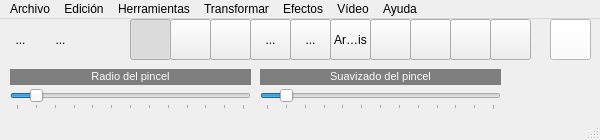
<?xml version="1.0" encoding="UTF-8"?>
<ui version="4.0">
 <class>MainWindow</class>
 <widget class="QMainWindow" name="MainWindow">
  <property name="geometry">
   <rect>
    <x>0</x>
    <y>0</y>
    <width>600</width>
    <height>140</height>
   </rect>
  </property>
  <property name="minimumSize">
   <size>
    <width>600</width>
    <height>140</height>
   </size>
  </property>
  <property name="maximumSize">
   <size>
    <width>600</width>
    <height>140</height>
   </size>
  </property>
  <property name="windowTitle">
   <string>QFotoPaint5</string>
  </property>
  <property name="windowIcon">
   <iconset resource="recursos.qrc">
    <normaloff>:/imagenes/icono.png</normaloff>:/imagenes/icono.png</iconset>
  </property>
  <widget class="QWidget" name="centralWidget">
   <widget class="QToolButton" name="toolButton">
    <property name="geometry">
     <rect>
      <x>40</x>
      <y>0</y>
      <width>41</width>
      <height>41</height>
     </rect>
    </property>
    <property name="text">
     <string>...</string>
    </property>
    <property name="icon">
     <iconset resource="recursos.qrc">
      <normaloff>:/imagenes/abrir.png</normaloff>:/imagenes/abrir.png</iconset>
    </property>
    <property name="iconSize">
     <size>
      <width>32</width>
      <height>32</height>
     </size>
    </property>
    <property name="autoRaise">
     <bool>true</bool>
    </property>
   </widget>
   <widget class="QToolButton" name="toolButton_2">
    <property name="geometry">
     <rect>
      <x>0</x>
      <y>0</y>
      <width>41</width>
      <height>41</height>
     </rect>
    </property>
    <property name="text">
     <string>...</string>
    </property>
    <property name="icon">
     <iconset resource="recursos.qrc">
      <normaloff>:/imagenes/nuevo.png</normaloff>:/imagenes/nuevo.png</iconset>
    </property>
    <property name="iconSize">
     <size>
      <width>32</width>
      <height>32</height>
     </size>
    </property>
    <property name="autoRaise">
     <bool>true</bool>
    </property>
   </widget>
   <widget class="QLabel" name="label">
    <property name="geometry">
     <rect>
      <x>10</x>
      <y>50</y>
      <width>241</width>
      <height>16</height>
     </rect>
    </property>
    <property name="styleSheet">
     <string notr="true">background-color: rgb(126, 126, 126);</string>
    </property>
    <property name="text">
     <string>&lt;!DOCTYPE HTML PUBLIC &quot;-//W3C//DTD HTML 4.0//EN&quot; &quot;http://www.w3.org/TR/REC-html40/strict.dtd&quot;&gt;
&lt;html&gt;&lt;head&gt;&lt;meta name=&quot;qrichtext&quot; content=&quot;1&quot; /&gt;&lt;style type=&quot;text/css&quot;&gt;
p, li { white-space: pre-wrap; }
&lt;/style&gt;&lt;/head&gt;&lt;body style=&quot; font-family:'MS Shell Dlg 2'; font-size:8.25pt; font-weight:400; font-style:normal;&quot;&gt;
&lt;p style=&quot; margin-top:0px; margin-bottom:0px; margin-left:0px; margin-right:0px; -qt-block-indent:0; text-indent:0px;&quot;&gt;&lt;span style=&quot; font-size:8pt; color:#ffffff;&quot;&gt;Radio del pincel&lt;/span&gt;&lt;/p&gt;&lt;/body&gt;&lt;/html&gt;</string>
    </property>
    <property name="alignment">
     <set>Qt::AlignCenter</set>
    </property>
    <property name="wordWrap">
     <bool>false</bool>
    </property>
   </widget>
   <widget class="QSlider" name="horizontalSlider">
    <property name="geometry">
     <rect>
      <x>10</x>
      <y>70</y>
      <width>241</width>
      <height>21</height>
     </rect>
    </property>
    <property name="maximum">
     <number>120</number>
    </property>
    <property name="value">
     <number>10</number>
    </property>
    <property name="orientation">
     <enum>Qt::Horizontal</enum>
    </property>
    <property name="tickPosition">
     <enum>QSlider::TicksBelow</enum>
    </property>
    <property name="tickInterval">
     <number>10</number>
    </property>
   </widget>
   <widget class="QLabel" name="label_2">
    <property name="geometry">
     <rect>
      <x>260</x>
      <y>50</y>
      <width>241</width>
      <height>16</height>
     </rect>
    </property>
    <property name="styleSheet">
     <string notr="true">background-color: rgb(126, 126, 126);</string>
    </property>
    <property name="text">
     <string>&lt;!DOCTYPE HTML PUBLIC &quot;-//W3C//DTD HTML 4.0//EN&quot; &quot;http://www.w3.org/TR/REC-html40/strict.dtd&quot;&gt;
&lt;html&gt;&lt;head&gt;&lt;meta name=&quot;qrichtext&quot; content=&quot;1&quot; /&gt;&lt;style type=&quot;text/css&quot;&gt;
p, li { white-space: pre-wrap; }
&lt;/style&gt;&lt;/head&gt;&lt;body style=&quot; font-family:'MS Shell Dlg 2'; font-size:8.25pt; font-weight:400; font-style:normal;&quot;&gt;
&lt;p style=&quot; margin-top:0px; margin-bottom:0px; margin-left:0px; margin-right:0px; -qt-block-indent:0; text-indent:0px;&quot;&gt;&lt;span style=&quot; font-size:8pt; color:#ffffff;&quot;&gt;Suavizado del pincel&lt;/span&gt;&lt;/p&gt;&lt;/body&gt;&lt;/html&gt;</string>
    </property>
    <property name="alignment">
     <set>Qt::AlignCenter</set>
    </property>
    <property name="wordWrap">
     <bool>false</bool>
    </property>
   </widget>
   <widget class="QSlider" name="horizontalSlider_2">
    <property name="geometry">
     <rect>
      <x>260</x>
      <y>70</y>
      <width>241</width>
      <height>21</height>
     </rect>
    </property>
    <property name="maximum">
     <number>120</number>
    </property>
    <property name="value">
     <number>10</number>
    </property>
    <property name="orientation">
     <enum>Qt::Horizontal</enum>
    </property>
    <property name="tickPosition">
     <enum>QSlider::TicksBelow</enum>
    </property>
    <property name="tickInterval">
     <number>10</number>
    </property>
   </widget>
   <widget class="QToolButton" name="toolButton_3">
    <property name="geometry">
     <rect>
      <x>80</x>
      <y>0</y>
      <width>41</width>
      <height>41</height>
     </rect>
    </property>
    <property name="text">
     <string/>
    </property>
    <property name="icon">
     <iconset resource="recursos.qrc">
      <normaloff>:/imagenes/guardar.png</normaloff>:/imagenes/guardar.png</iconset>
    </property>
    <property name="iconSize">
     <size>
      <width>32</width>
      <height>32</height>
     </size>
    </property>
    <property name="autoRaise">
     <bool>true</bool>
    </property>
   </widget>
   <widget class="QToolButton" name="toolButton_4">
    <property name="geometry">
     <rect>
      <x>130</x>
      <y>0</y>
      <width>41</width>
      <height>41</height>
     </rect>
    </property>
    <property name="text">
     <string/>
    </property>
    <property name="icon">
     <iconset resource="recursos.qrc">
      <normaloff>:/imagenes/punto.png</normaloff>:/imagenes/punto.png</iconset>
    </property>
    <property name="iconSize">
     <size>
      <width>32</width>
      <height>32</height>
     </size>
    </property>
    <property name="checkable">
     <bool>true</bool>
    </property>
    <property name="checked">
     <bool>true</bool>
    </property>
    <property name="autoExclusive">
     <bool>true</bool>
    </property>
   </widget>
   <widget class="QToolButton" name="toolButton_5">
    <property name="geometry">
     <rect>
      <x>170</x>
      <y>0</y>
      <width>41</width>
      <height>41</height>
     </rect>
    </property>
    <property name="text">
     <string/>
    </property>
    <property name="icon">
     <iconset resource="recursos.qrc">
      <normaloff>:/imagenes/linea.png</normaloff>:/imagenes/linea.png</iconset>
    </property>
    <property name="iconSize">
     <size>
      <width>32</width>
      <height>32</height>
     </size>
    </property>
    <property name="checkable">
     <bool>true</bool>
    </property>
    <property name="autoExclusive">
     <bool>true</bool>
    </property>
   </widget>
   <widget class="QToolButton" name="toolButton_6">
    <property name="geometry">
     <rect>
      <x>370</x>
      <y>0</y>
      <width>41</width>
      <height>41</height>
     </rect>
    </property>
    <property name="text">
     <string/>
    </property>
    <property name="icon">
     <iconset resource="recursos.qrc">
      <normaloff>:/imagenes/seleccionar.png</normaloff>:/imagenes/seleccionar.png</iconset>
    </property>
    <property name="iconSize">
     <size>
      <width>32</width>
      <height>32</height>
     </size>
    </property>
    <property name="checkable">
     <bool>true</bool>
    </property>
    <property name="autoExclusive">
     <bool>true</bool>
    </property>
   </widget>
   <widget class="QPushButton" name="pushButton">
    <property name="geometry">
     <rect>
      <x>550</x>
      <y>0</y>
      <width>41</width>
      <height>41</height>
     </rect>
    </property>
    <property name="styleSheet">
     <string notr="true">background-color: rgb(255, 255, 255);</string>
    </property>
    <property name="text">
     <string/>
    </property>
   </widget>
   <widget class="QToolButton" name="toolButton_7">
    <property name="geometry">
     <rect>
      <x>250</x>
      <y>0</y>
      <width>41</width>
      <height>41</height>
     </rect>
    </property>
    <property name="text">
     <string>...</string>
    </property>
    <property name="icon">
     <iconset resource="recursos.qrc">
      <normaloff>:/imagenes/rectangulo.png</normaloff>:/imagenes/rectangulo.png</iconset>
    </property>
    <property name="checkable">
     <bool>true</bool>
    </property>
    <property name="autoExclusive">
     <bool>true</bool>
    </property>
   </widget>
   <widget class="QToolButton" name="toolButton_8">
    <property name="geometry">
     <rect>
      <x>290</x>
      <y>0</y>
      <width>41</width>
      <height>41</height>
     </rect>
    </property>
    <property name="text">
     <string>...</string>
    </property>
    <property name="icon">
     <iconset resource="recursos.qrc">
      <normaloff>:/imagenes/elipse.png</normaloff>:/imagenes/elipse.png</iconset>
    </property>
    <property name="checkable">
     <bool>true</bool>
    </property>
    <property name="autoExclusive">
     <bool>true</bool>
    </property>
   </widget>
   <widget class="QToolButton" name="toolButton_9">
    <property name="geometry">
     <rect>
      <x>330</x>
      <y>0</y>
      <width>41</width>
      <height>41</height>
     </rect>
    </property>
    <property name="text">
     <string>ArcoIris</string>
    </property>
    <property name="checkable">
     <bool>true</bool>
    </property>
    <property name="autoExclusive">
     <bool>true</bool>
    </property>
   </widget>
   <widget class="QToolButton" name="toolButton_10">
    <property name="geometry">
     <rect>
      <x>210</x>
      <y>0</y>
      <width>41</width>
      <height>41</height>
     </rect>
    </property>
    <property name="text">
     <string/>
    </property>
    <property name="icon">
     <iconset resource="recursos.qrc">
      <normaloff>:/imagenes/lapiz.png</normaloff>:/imagenes/lapiz.png</iconset>
    </property>
    <property name="checkable">
     <bool>true</bool>
    </property>
    <property name="autoExclusive">
     <bool>true</bool>
    </property>
   </widget>
   <widget class="QToolButton" name="toolButton_11">
    <property name="geometry">
     <rect>
      <x>410</x>
      <y>0</y>
      <width>41</width>
      <height>41</height>
     </rect>
    </property>
    <property name="text">
     <string/>
    </property>
    <property name="icon">
     <iconset resource="recursos.qrc">
      <normaloff>:/imagenes/paint-bucket.png</normaloff>:/imagenes/paint-bucket.png</iconset>
    </property>
    <property name="checkable">
     <bool>true</bool>
    </property>
    <property name="autoExclusive">
     <bool>true</bool>
    </property>
   </widget>
   <widget class="QToolButton" name="toolButton_12">
    <property name="geometry">
     <rect>
      <x>450</x>
      <y>0</y>
      <width>41</width>
      <height>41</height>
     </rect>
    </property>
    <property name="text">
     <string/>
    </property>
    <property name="icon">
     <iconset resource="recursos.qrc">
      <normaloff>:/imagenes/suavizado.png</normaloff>:/imagenes/suavizado.png</iconset>
    </property>
    <property name="checkable">
     <bool>true</bool>
    </property>
    <property name="autoExclusive">
     <bool>true</bool>
    </property>
   </widget>
   <widget class="QToolButton" name="toolButton_13">
    <property name="geometry">
     <rect>
      <x>490</x>
      <y>0</y>
      <width>41</width>
      <height>41</height>
     </rect>
    </property>
    <property name="text">
     <string/>
    </property>
    <property name="icon">
     <iconset resource="recursos.qrc">
      <normaloff>:/imagenes/copiar-roi.png</normaloff>:/imagenes/copiar-roi.png</iconset>
    </property>
    <property name="checkable">
     <bool>true</bool>
    </property>
    <property name="autoExclusive">
     <bool>true</bool>
    </property>
   </widget>
  </widget>
  <widget class="QMenuBar" name="menuBar">
   <property name="geometry">
    <rect>
     <x>0</x>
     <y>0</y>
     <width>600</width>
     <height>21</height>
    </rect>
   </property>
   <widget class="QMenu" name="menuArchivo">
    <property name="title">
     <string>Archivo</string>
    </property>
    <addaction name="actionNueva_imagen"/>
    <addaction name="actionAbrir_imagen"/>
    <addaction name="actionAbrir_imagen_del_portapapeles"/>
    <addaction name="actionCapturar_de_c_mara"/>
    <addaction name="actionCapturar_de_v_deo"/>
    <addaction name="separator"/>
    <addaction name="actionGuardar"/>
    <addaction name="actionGuardar_como"/>
    <addaction name="separator"/>
    <addaction name="actionCerrar"/>
    <addaction name="actionSalir"/>
   </widget>
   <widget class="QMenu" name="menuEdici_n">
    <property name="title">
     <string>Edición</string>
    </property>
    <widget class="QMenu" name="menuOpciones">
     <property name="title">
      <string>Opciones</string>
     </property>
     <addaction name="actionColor_del_pincel"/>
     <addaction name="actionPreguntar_si_guardar"/>
    </widget>
    <widget class="QMenu" name="menuVer_histograma">
     <property name="title">
      <string>Ver histograma</string>
     </property>
     <addaction name="actionGris"/>
     <addaction name="actionVerde"/>
     <addaction name="actionVerde_2"/>
     <addaction name="actionAzul"/>
    </widget>
    <addaction name="actionSeleccionar_todo"/>
    <addaction name="actionCopiar_a_nueva"/>
    <addaction name="actionCopiar_al_portapapeles"/>
    <addaction name="actionVer_informacion"/>
    <addaction name="menuVer_histograma"/>
    <addaction name="separator"/>
    <addaction name="menuOpciones"/>
   </widget>
   <widget class="QMenu" name="menuHerramientas">
    <property name="title">
     <string>Herramientas</string>
    </property>
    <addaction name="actionPunto"/>
    <addaction name="actionLinea"/>
    <addaction name="actionTrazo"/>
    <addaction name="actionRellenar"/>
    <addaction name="actionSuavizado"/>
    <addaction name="actionCopiar"/>
    <addaction name="actionRect_ngulo"/>
    <addaction name="actionElipse"/>
    <addaction name="actionArco_Iris"/>
    <addaction name="actionSeleccionar"/>
   </widget>
   <widget class="QMenu" name="menuTransformar">
    <property name="title">
     <string>Transformar</string>
    </property>
    <widget class="QMenu" name="menuRotar">
     <property name="title">
      <string>Rotar</string>
     </property>
     <addaction name="actionRotar_90"/>
     <addaction name="actionRotar_180"/>
     <addaction name="actionRotar_91"/>
    </widget>
    <addaction name="actionBrillo_contraste"/>
    <addaction name="actionMatiz_Saturacion_Luminosidad"/>
    <addaction name="actionAjuste_Rojo_Verde_Azul"/>
    <addaction name="actionInvertir"/>
    <addaction name="menuRotar"/>
    <addaction name="actionConvertir_a_color_falso"/>
    <addaction name="actionEscala_de_color"/>
    <addaction name="actionMedia_ponderada"/>
    <addaction name="actionAjuste_lineal"/>
    <addaction name="actionPerspectiva"/>
   </widget>
   <widget class="QMenu" name="menuEfectos">
    <property name="title">
     <string>Efectos</string>
    </property>
    <widget class="QMenu" name="menuSuavizado">
     <property name="title">
      <string>Suavizado</string>
     </property>
     <addaction name="actionGausiano"/>
     <addaction name="actionMedia"/>
     <addaction name="actionMediana"/>
    </widget>
    <addaction name="menuSuavizado"/>
    <addaction name="actionBajorrelieve"/>
    <addaction name="actionPinchar_Estirar"/>
    <addaction name="actionConvolucion"/>
   </widget>
   <widget class="QMenu" name="menuV_deo">
    <property name="title">
     <string>Vídeo</string>
    </property>
    <widget class="QMenu" name="menuImagen_a_v_deo">
     <property name="title">
      <string>Imagen a vídeo</string>
     </property>
     <addaction name="actionRotar_imagen"/>
    </widget>
    <widget class="QMenu" name="menuV_deo_a_imagen">
     <property name="title">
      <string>Vídeo a imagen</string>
     </property>
     <addaction name="actionImagen_media"/>
    </widget>
    <widget class="QMenu" name="menuV_deo_a_video">
     <property name="title">
      <string>Vídeo a video</string>
     </property>
     <addaction name="actionCopiar_con_efectos"/>
    </widget>
    <addaction name="menuImagen_a_v_deo"/>
    <addaction name="menuV_deo_a_imagen"/>
    <addaction name="menuV_deo_a_video"/>
   </widget>
   <widget class="QMenu" name="menuAyuda">
    <property name="title">
     <string>Ayuda</string>
    </property>
    <addaction name="actionAcerca_de"/>
   </widget>
   <addaction name="menuArchivo"/>
   <addaction name="menuEdici_n"/>
   <addaction name="menuHerramientas"/>
   <addaction name="menuTransformar"/>
   <addaction name="menuEfectos"/>
   <addaction name="menuV_deo"/>
   <addaction name="menuAyuda"/>
  </widget>
  <widget class="QStatusBar" name="statusBar"/>
  <action name="actionNueva_imagen">
   <property name="text">
    <string>Nueva imagen...</string>
   </property>
  </action>
  <action name="actionAbrir_imagen">
   <property name="text">
    <string>Abrir imagen...</string>
   </property>
  </action>
  <action name="actionGuardar">
   <property name="text">
    <string>Guardar</string>
   </property>
  </action>
  <action name="actionGuardar_como">
   <property name="text">
    <string>Guardar como...</string>
   </property>
  </action>
  <action name="actionCerrar">
   <property name="text">
    <string>Cerrar</string>
   </property>
  </action>
  <action name="actionSalir">
   <property name="text">
    <string>Salir</string>
   </property>
  </action>
  <action name="actionPunto">
   <property name="text">
    <string>Punto</string>
   </property>
  </action>
  <action name="actionLinea">
   <property name="text">
    <string>Línea</string>
   </property>
  </action>
  <action name="actionSeleccionar">
   <property name="text">
    <string>Seleccionar</string>
   </property>
  </action>
  <action name="actionSeleccionar_todo">
   <property name="text">
    <string>Seleccionar todo</string>
   </property>
  </action>
  <action name="actionColor_del_pincel">
   <property name="text">
    <string>Color del pincel...</string>
   </property>
  </action>
  <action name="actionPreguntar_si_guardar">
   <property name="checkable">
    <bool>true</bool>
   </property>
   <property name="checked">
    <bool>true</bool>
   </property>
   <property name="text">
    <string>Preguntar si guardar</string>
   </property>
  </action>
  <action name="actionBrillo_contraste">
   <property name="text">
    <string>Brillo/Contraste/Gama...</string>
   </property>
  </action>
  <action name="actionInvertir">
   <property name="text">
    <string>Invertir</string>
   </property>
  </action>
  <action name="actionRotar_90">
   <property name="text">
    <string>Rotar 90º</string>
   </property>
  </action>
  <action name="actionRotar_91">
   <property name="text">
    <string>Rotar 270º</string>
   </property>
  </action>
  <action name="actionMedia_ponderada">
   <property name="text">
    <string>Media ponderada...</string>
   </property>
  </action>
  <action name="actionRotar_180">
   <property name="text">
    <string>Rotar 180º</string>
   </property>
  </action>
  <action name="actionGausiano">
   <property name="text">
    <string>Gausiano...</string>
   </property>
  </action>
  <action name="actionMedia">
   <property name="text">
    <string>Media...</string>
   </property>
  </action>
  <action name="actionRotar_imagen">
   <property name="text">
    <string>Rotar imagen...</string>
   </property>
  </action>
  <action name="actionAcerca_de">
   <property name="text">
    <string>Acerca de...</string>
   </property>
  </action>
  <action name="actionImagen_media">
   <property name="text">
    <string>Imagen media...</string>
   </property>
  </action>
  <action name="actionRect_ngulo">
   <property name="text">
    <string>Rectángulo</string>
   </property>
  </action>
  <action name="actionElipse">
   <property name="text">
    <string>Elipse</string>
   </property>
  </action>
  <action name="actionCopiar_a_nueva">
   <property name="text">
    <string>Copiar a nueva</string>
   </property>
  </action>
  <action name="actionGris">
   <property name="text">
    <string>Gris</string>
   </property>
  </action>
  <action name="actionVerde">
   <property name="text">
    <string>Rojo</string>
   </property>
  </action>
  <action name="actionVerde_2">
   <property name="text">
    <string>Verde</string>
   </property>
  </action>
  <action name="actionAzul">
   <property name="text">
    <string>Azul</string>
   </property>
  </action>
  <action name="actionMediana">
   <property name="text">
    <string>Mediana...</string>
   </property>
  </action>
  <action name="actionCapturar_de_c_mara">
   <property name="text">
    <string>Capturar de cámara...</string>
   </property>
  </action>
  <action name="actionCapturar_de_v_deo">
   <property name="text">
    <string>Capturar de vídeo...</string>
   </property>
  </action>
  <action name="actionArco_Iris">
   <property name="text">
    <string>Arco Iris</string>
   </property>
  </action>
  <action name="actionAjuste_lineal">
   <property name="text">
    <string>Ajuste lineal...</string>
   </property>
  </action>
  <action name="actionBajorrelieve">
   <property name="text">
    <string>Bajorrelieve...</string>
   </property>
  </action>
  <action name="actionEscala_de_color">
   <property name="text">
    <string>Escala de color</string>
   </property>
  </action>
  <action name="actionPinchar_Estirar">
   <property name="text">
    <string>Pinchar/Estirar...</string>
   </property>
  </action>
  <action name="actionMatiz_Saturacion_Luminosidad">
   <property name="text">
    <string>Matiz/Saturacion/Luminosidad...</string>
   </property>
  </action>
  <action name="actionConvolucion">
   <property name="text">
    <string>Convolucion...</string>
   </property>
  </action>
  <action name="actionPerspectiva">
   <property name="text">
    <string>Perspectiva...</string>
   </property>
  </action>
  <action name="actionCopiar_con_efectos">
   <property name="text">
    <string>Copiar con efectos...</string>
   </property>
  </action>
  <action name="actionAbrir_imagen_del_portapapeles">
   <property name="text">
    <string>Abrir imagen del portapapeles</string>
   </property>
  </action>
  <action name="actionCopiar_al_portapapeles">
   <property name="text">
    <string>Copiar al portapapeles</string>
   </property>
  </action>
  <action name="actionVer_informacion">
   <property name="text">
    <string>Ver informacion</string>
   </property>
  </action>
  <action name="actionTrazo">
   <property name="text">
    <string>Trazo</string>
   </property>
  </action>
  <action name="actionRellenar">
   <property name="text">
    <string>Rellenar</string>
   </property>
  </action>
  <action name="actionSuavizado">
   <property name="text">
    <string>Suavizado</string>
   </property>
  </action>
  <action name="actionCopiar">
   <property name="text">
    <string>Copiar</string>
   </property>
  </action>
  <action name="actionAjuste_Rojo_Verde_Azul">
   <property name="text">
    <string>Ajuste Rojo/Verde/Azul...</string>
   </property>
  </action>
  <action name="actionConvertir_a_color_falso">
   <property name="text">
    <string>Convertir a color falso...</string>
   </property>
  </action>
 </widget>
 <layoutdefault spacing="6" margin="11"/>
 <resources>
  <include location="recursos.qrc"/>
 </resources>
 <connections/>
</ui>
